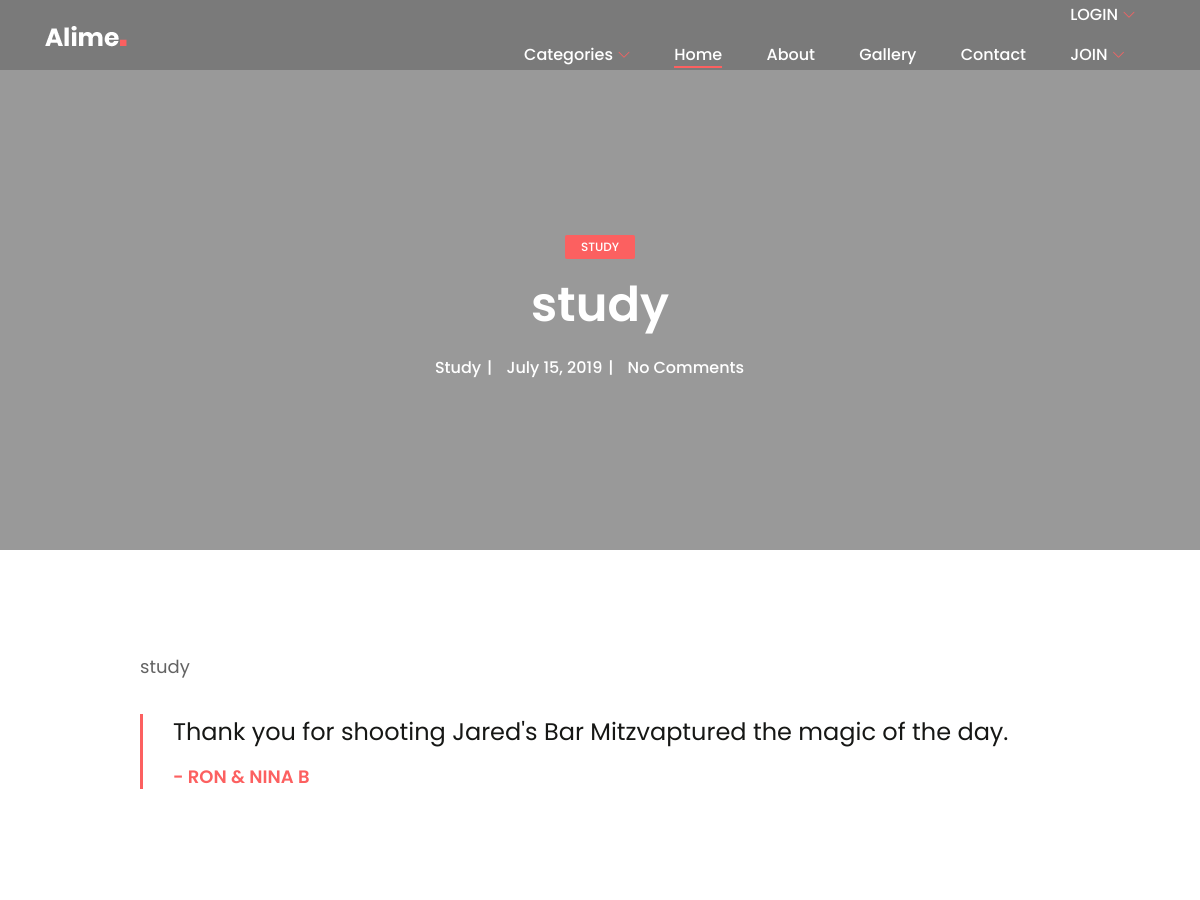
Before: /post/13/study/ (upper part) with the older database file.
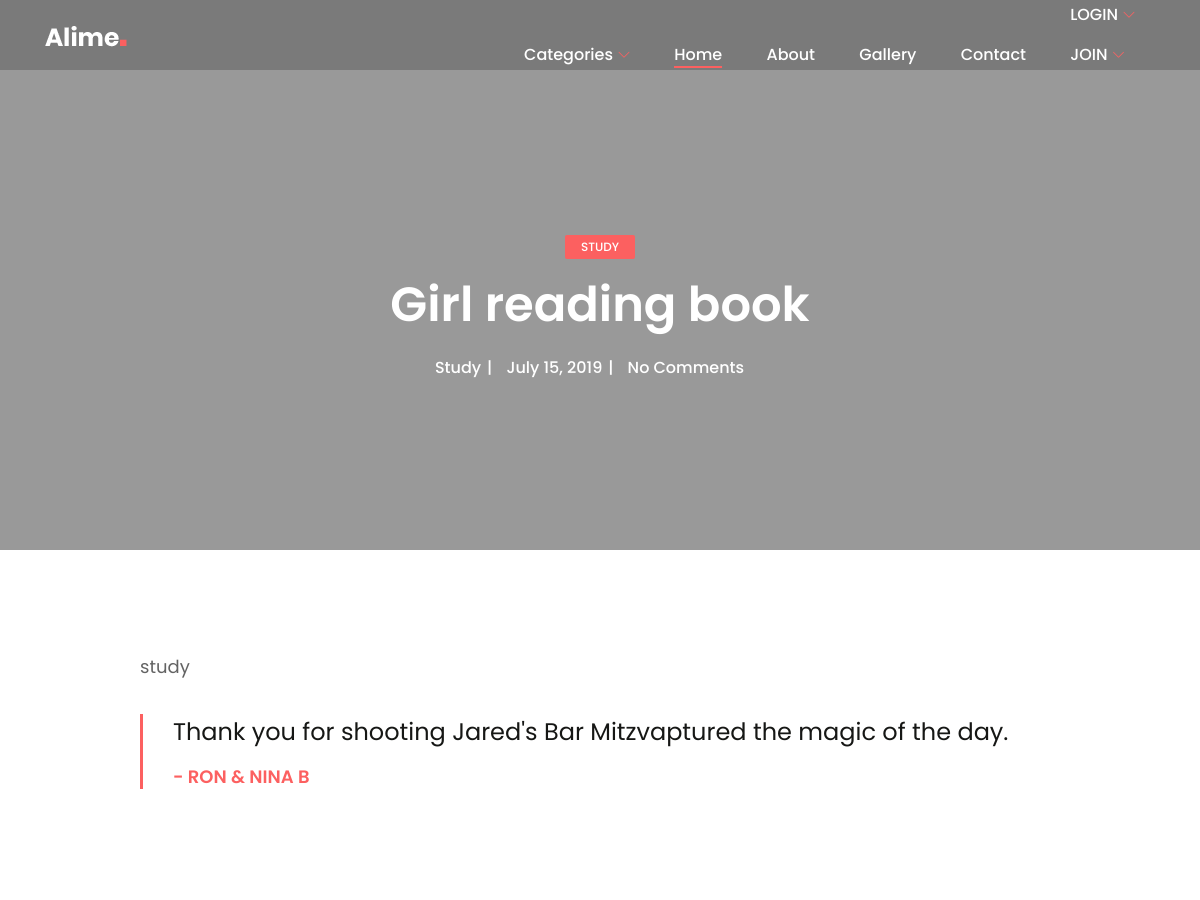
After: the same page with the newer database file.
### post/models.py (models this page shows, shortened)
class Post(models.Model):
    STATUS = (
        ('True', 'Evet'),
        ('False', 'Hayır'),
    )
    category = models.ForeignKey(Category, on_delete=models.CASCADE)
    title = models.CharField(max_length=150)
    keyword = models.CharField(max_length=255)
    description = models.CharField(max_length=255)
    image = models.ImageField(blank=True, upload_to="images/")
    detail = RichTextUploadingField()
    status = models.CharField(max_length=10, choices=STATUS)
    create_at = models.DateTimeField(auto_now_add=True)
    update_at = models.DateTimeField(auto_now=True)
    slug = models.SlugField(null=False, unique=True)
    def image_tag(self):
        if self.image:
            return mark_safe('<img src="%s" height="50"/>'%self.image.url)
        else:
            return 'No Image Found'
    image_tag.short_description = 'Image'

class Category(MPTTModel):
    STATUS = (
        ('True', 'Evet'),
        ('False', 'Hayır'),
    )
    title = models.CharField(max_length=30, unique=True)
    keyword = models.CharField(max_length=255)
    description = models.CharField(max_length=255)
    image = models.ImageField(blank=True, upload_to="images/")
    status = models.CharField(max_length=10, choices=STATUS)
    slug = models.SlugField(null=False, unique=True)
    parent = TreeForeignKey('self', blank=True, null=True, related_name='children', on_delete=models.CASCADE)
    create_at = models.DateTimeField(auto_now_add=True)
    update_at = models.DateTimeField(auto_now=True)
    class MPTTMeta:
        order_insertion_by = ['title']
    def __str__(self):
        full_path = [self.title]
        k = self.parent
        while k is not None:
            full_path.append(k.title)
            k = k.parent
        return ' / '.join(full_path[::-1])

### home/views.py (the view)
# urls.py: path('post/<int:id>/<slug:slug>/', views.post_detail, name='post_detail'),
def post_detail(request, id, slug):
    category = Category.objects.all()
    post=Post.objects.get(pk=id)
    images=Images.objects.filter(post_id=id)
    comments=Comment.objects.filter(post_id=id,status=True)
    context = {'category': category,
               'post': post,
               'image' : images,
               'comments' : comments,
               }
    return render(request, 'post_detail.html', context)

### home/templates/post_detail.html (shortened to what this page needs)
{% extends "homebase.html"%}
{% block head %} <link rel='shortcut icon' type='image/x-icon' href='{{ setting.icon.url }}' />
{% load static %}
{% endblock %}
{% block content %}
    <section class="breadcrumb-area blog bg-img bg-overlay jarallax" style="background: url({{post.image.url}})no-repeat; background-size: 100%;">
        <div class="container h-100">
            <div class="row h-100 align-items-center">
                <div class="col-12">
                    <div class="breadcrumb-content text-center">
                        <a href="/category/{{ post.category_id }}/{{ post.category.slug }}" class="btn post-catagory">{{post.category}}</a>
                        <h2 class="page-title">{{ post.title }}</h2>
                        <div class="post-meta">
                            <a href="#" class="post-author">{{ post.category}}</a>
                            <a href="#" class="post-date">July 15, 2019</a>
                            <a href="#" class="post-comments">No Comments</a>
                        </div>
                    </div>
                </div>
            </div>
        </div>
    </section>
    <div class="alime--blog-area section-padding-80">
        <div class="container">
            <div class="row justify-content-center">
                <div class="col-12 col-lg-10">
                    <div class="blog-details-text">
                        <p>{{ post.detail |safe }}</p>
                        <blockquote class="alime-blockquote">
                            <h4>Thank you for shooting Jared's Bar Mitzvaptured the magic of the day.</h4>
                            <h6>- Ron &amp; Nina B</h6>
                        </blockquote>
                        <div class="my-5">
                            <div class="row">
                                <div class="col-12 col-lg-8">
                                    <div class="row">
                                        <div class="col-12 col-sm-6">
                                        </div>
                                        <div class="col-12 col-sm-6">
                                        </div>
                                    </div>
                                </div>
                                <div class="col-12 col-lg-4">
                                </div>
                            </div>
                        </div>
                </div>
            </div>
        </div>
    </div>
    </div>
{% endblock %}

Changed rows visible on the page:
changed Post "study": title "study" → "Girl reading book"
